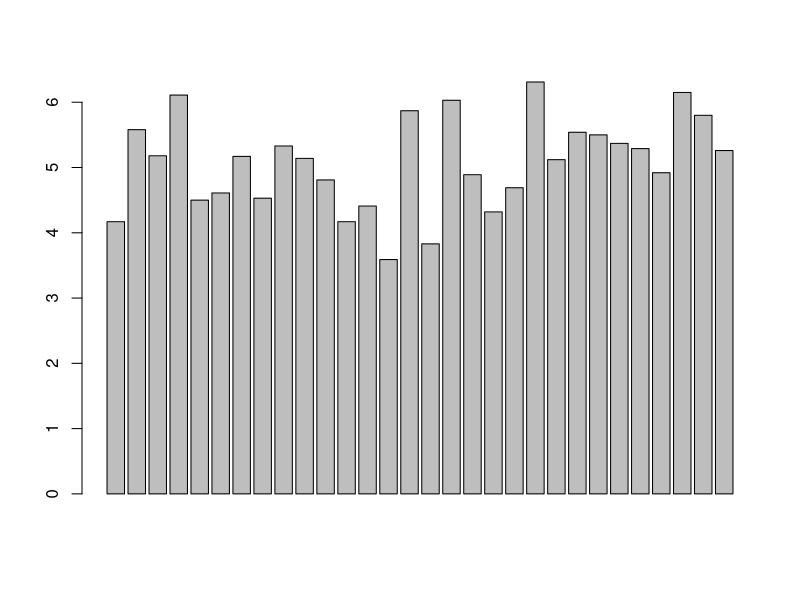
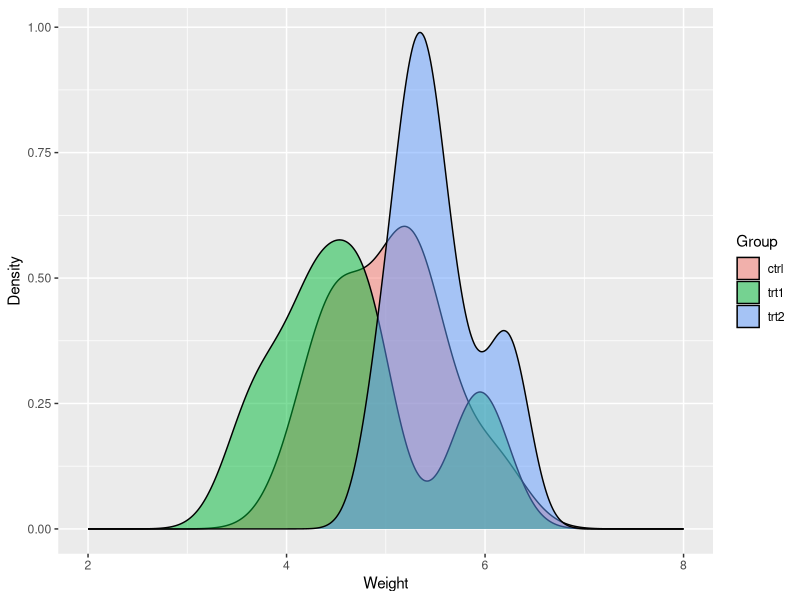

R code for these plots, in order:
library(ggplot2)
#i) Create a variable &quot;y&quot; and attach to it the output attribute of the "plantGrowth"dataset.

data("PlantGrowth&quot")
dataset<-PlantGrowth

#ii) Create a barplot to breakdown your output attribute.
x <- dataset[,1:2]

y <- dataset[,1]
barplot(y)

#iii) Create a density plot matrix for each attribute by class value
ggplot(PlantGrowth, aes(PlantGrowth$weight)) +
  geom_density(aes(data = PlantGrowth$weight, fill =
                     PlantGrowth$group), position = 'identity', alpha = 0.5) + labs(x =
                 'Weight', y = 'Density') + scale_fill_discrete(name = 'Group') +
                 scale_x_continuous(limits = c(2, 8))